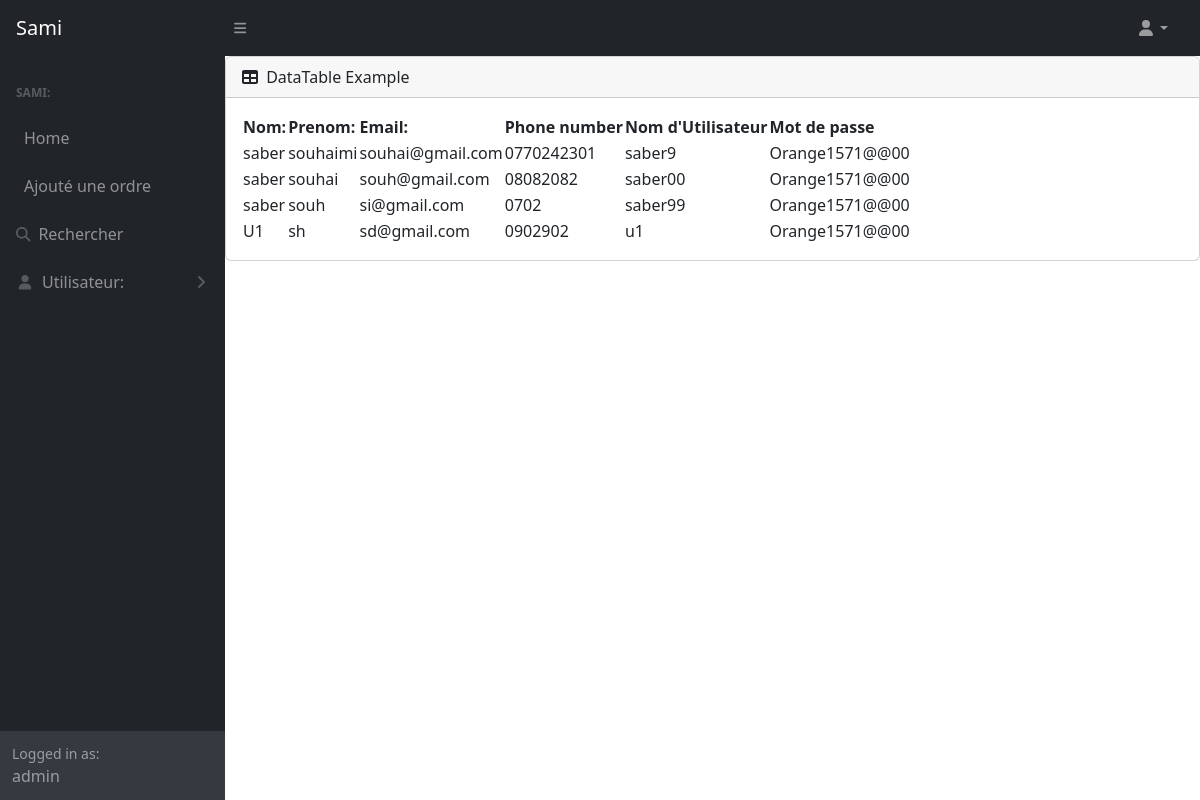
Page /admin_app/see_users/commercial (signed in) on the committed database.
### main/models.py (models this page shows, shortened)
class Comercial(models.Model):
    user = models.ForeignKey(User, on_delete=models.CASCADE)
    nom = models.CharField(max_length=120)
    prenom = models.CharField(max_length=120)
    phone_number = models.CharField(max_length=200)
    email = models.EmailField()
    picture = models.ImageField(upload_to='profile_pictures', blank = True, null = True)
    password = models.CharField(max_length=200,blank = True,null = True)

### admin_app/views.py (the view)
# urls.py: path("see_users/<type>", users_view, name = "users_view"),
def users_view(request,type):
    if request.user.is_authenticated:
        admin_user_info = Administrateur.objects.get(user = request.user)
        if type == "commercial":
            data = Comercial.objects.all()
            return render(request,"see_users.html",{"data":data})
        elif type == "tech":
            data = Tech.objects.all()
            return render(request,"see_users.html",{"data":data})
    else:
        return redirect("login_user")

### admin_app/templates/see_users.html
{%extends 'base.html'%}
{%block content%}
<div class="card mb-4">
    <div class="card-header">
        <i class="fas fa-table me-1"></i>
        DataTable Example
    </div>
    <div class="card-body">
        <table id="datatablesSimple">
            <thead>
                <tr>
                    <th>Nom:</th>
                    <th>Prenom:</th>
                    <th>Email:</th>
                    <th>Phone number</th>
                    <th>Nom d'Utilisateur</th>
                    <th>Mot de passe</th>
                </tr>
            </thead>
            <tbody>
                {%for i in data%}
                <tr>
                    <td> {{i.nom}}</td>
                    <td>{{ i.prenom}}</td>
                    <td>{{i.email}}</td>
                    <td>{{i.phone_number}}</td>
                    <td>{{i.user.username}}</td>
                    <td>{{i.password}}</td>
                </tr>
                {%endfor%}
            </tbody>
        </table>
    </div>
</div>
{%endblock content%}

### admin_app/templates/base.html (shortened to what this page needs)
<!DOCTYPE html>
<html lang="en">
    {%load static%}
    <head>
        <link href="https://cdn.jsdelivr.net/npm/simple-datatables@7.1.2/dist/style.min.css" rel="stylesheet" />
        <link href="{%static 'bootstrap/css/styles.css'%}" rel="stylesheet" />
    </head>
    <body class="sb-nav-fixed">
        <nav class="sb-topnav navbar navbar-expand navbar-dark bg-dark">
            <a class="navbar-brand ps-3" href="{%url 'home_page'%}">Sami</a>
            <button class="btn btn-link btn-sm order-1 order-lg-0 me-4 me-lg-0" id="sidebarToggle" href="#!"><i class="fas fa-bars"></i></button>
            <ul class="navbar-nav ms-auto ms-md-0 me-3 me-lg-4">
                <li class="nav-item dropdown">
                    <a class="nav-link dropdown-toggle" id="navbarDropdown" href="#" role="button" data-bs-toggle="dropdown" aria-expanded="false"><i class="fas fa-user fa-fw"></i></a>
                </li>
            </ul>
        </nav>
        <div id="layoutSidenav">
            <div id="layoutSidenav_nav">
                <nav class="sb-sidenav accordion sb-sidenav-dark" id="sidenavAccordion">
                    <div class="sb-sidenav-menu">
                        <div class="nav">
                            <div class="sb-sidenav-menu-heading">Sami:</div>
                            <a class="nav-link" href="{%url 'home_page'%}">
                                Home
                            </a>
                            <a class="nav-link" href="{%url 'add_ordre'%}">
                                Ajouté une ordre
                            </a>
                            <a class="nav-link" href="{%url 'search_methods'%}">
                                <div class="sb-nav-link-icon"><i class="fas fa-search"></i></div>
                                Rechercher
                            </a>
                            <a class="nav-link collapsed" href="#" data-bs-toggle="collapse" data-bs-target="#collapsePages" aria-expanded="false" aria-controls="collapsePages">
                                <div class="sb-nav-link-icon"><i class="fas fa-user fa-fw"></i></div>
                                Utilisateur:
                                <div class="sb-sidenav-collapse-arrow"><i class="fas fa-angle-down"></i></div>
                            </a>
                        </div>
                    </div>
                    <div class="sb-sidenav-footer">
                        <div class="small">Logged in as:</div>
                        {{request.user.username}}
                    </div>
                </nav>
            </div>
            <div id="layoutSidenav_content">
                <main>
                        {%block content%}
                        {%endblock content%}
                </main>
            </div>
        </div>
    </body>
</html>

### rows in the picture
Comercial: nom "saber", prenom "souhaimi", email "souhai@gmail.com", phone_number "0770242301", user.username "saber9", password "Orange1571@@00"
Comercial: nom "saber", prenom "souhai", email "souh@gmail.com", phone_number "08082082", user.username "saber00", password "Orange1571@@00"
Comercial: nom "saber", prenom "souh", email "si@gmail.com", phone_number "0702", user.username "saber99", password "Orange1571@@00"
Comercial: nom "U1", prenom "sh", email "sd@gmail.com", phone_number "0902902", user.username "u1", password "Orange1571@@00"

### other values in the picture
{{ request.user.username }} "admin"
